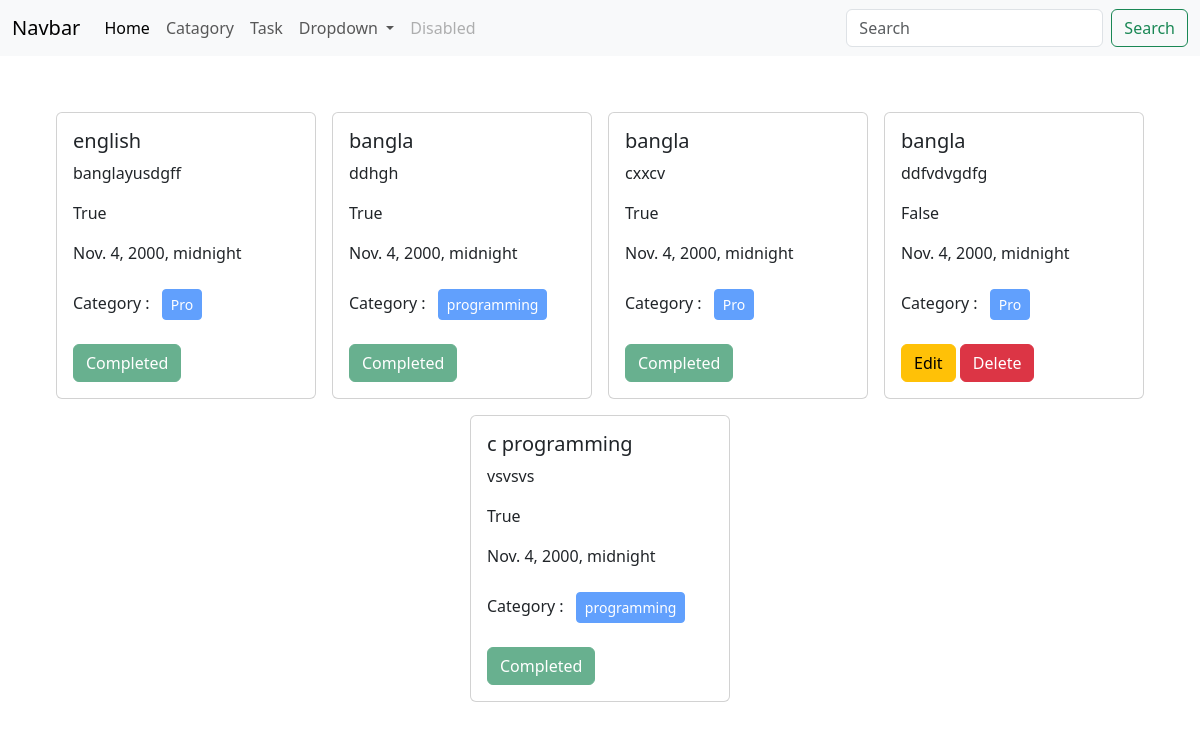
The page / on the database its author committed.
### task/models.py (models this page shows, shortened)
class Task(models.Model):
    title=models.CharField(max_length=100)
    description=models.TextField()
    completed=models.BooleanField()
    date=models.DateTimeField()
    catagory=models.ManyToManyField(Catagory)

### catagory/models.py (models this page shows, shortened)
class Catagory(models.Model):
    name=models.CharField(max_length=100)

### assingment3/views.py (the view)
# urls.py: 2. Add a URL to urlpatterns:  path('', views.home, name='home')
def home(request):
    data = Task.objects.all()
    return render(request, 'home.html', {'data' : data})

### templates/home.html
{% extends 'base.html' %} {% block content %}
<div class="d-flex flex-wrap justify-content-center px-5 pt-5">
  {% for tas in data %}
  <div class="col-sm-3">
    <div class="card m-2">
      <div class="card-body">
        <h5 class="card-title">{{tas.title}}</h5>
        <p class="card-text">{{tas.description}}</p>
        <p class="card-text">{{tas.completed}}</p>
        <p class="card-text">{{tas.date}}</p>
        <p>Category : {% for cat in tas.catagory.all %}
          <button class="btn btn-primary btn-sm m-2" disabled>{{cat.name}}</button>
        {% endfor %}
        </p>
        {% if tas.completed %}
        <button class="btn btn-success" disabled>Completed</button>
        {% else %}
        <a href="{% url 'edit_task' tas.id %}" class="btn btn-warning">Edit</a>
        <a href="{% url 'delete_task' tas.id %}" class="btn btn-danger">Delete</a>
        {% endif %}
      </div>
    </div>
  </div>
  {% endfor %}
</div>
{% endblock %}

### templates/base.html (shortened to what this page needs)
<!DOCTYPE html>
<html lang="en">
<head>
    <link href="https://cdn.jsdelivr.net/npm/bootstrap@5.3.3/dist/css/bootstrap.min.css" rel="stylesheet">
</head>
<body>
    <nav class="navbar navbar-expand-lg bg-body-tertiary">
        <div class="container-fluid">
          <a class="navbar-brand" href="#">Navbar</a>
          <div class="collapse navbar-collapse" id="navbarSupportedContent">
            <ul class="navbar-nav me-auto mb-2 mb-lg-0">
              <li class="nav-item">
                <a class="nav-link active" aria-current="page" href="{%url 'homepage'%}">Home</a>
              </li>
              <li class="nav-item">
                <a class="nav-link" href="{%url 'add_catagory'%}">Catagory</a>
              </li>
              <li class="nav-item">
                <a class="nav-link" href="{%url 'add_task'%}">Task</a>
              </li>
              <li class="nav-item dropdown">
                <a class="nav-link dropdown-toggle" href="#" role="button" data-bs-toggle="dropdown" aria-expanded="false">
                  Dropdown
                </a>
              </li>
              <li class="nav-item">
                <a class="nav-link disabled" aria-disabled="true">Disabled</a>
              </li>
            </ul>
            <form class="d-flex" role="search">
              <input class="form-control me-2" type="search" placeholder="Search" aria-label="Search">
              <button class="btn btn-outline-success" type="submit">Search</button>
            </form>
          </div>
        </div>
      </nav>
      {%block content%}{%endblock%}
</body>
</html>

### rows shown on the page
Task: title "english", description "banglayusdgff", completed "True", date "Nov. 4, 2000, midnight", shows "Completed"
Catagory: name "Pro"
Task: title "bangla", description "ddhgh", completed "True", date "Nov. 4, 2000, midnight", shows "Completed"
Catagory: name "programming"
Task: title "bangla", description "cxxcv", completed "True", date "Nov. 4, 2000, midnight", shows "Completed"
Task: title "bangla", description "ddfvdvgdfg", completed "False", date "Nov. 4, 2000, midnight", shows "Edit"
Task: title "c programming", description "vsvsvs", completed "True", date "Nov. 4, 2000, midnight", shows "Completed"
